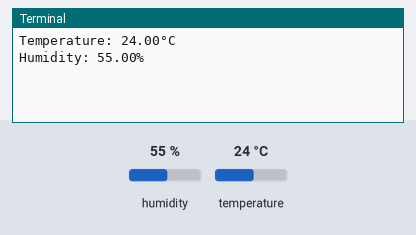
Bench run of a program on a simulated Raspberry Pi (BCM pin numbers). Shown: the last lines printed to the terminal. The inputs (shaded band) are chosen by the test bench; at power-on: humidity 55 %, temperature 24 °C.

Above: at 1.2 s.
1.3 s: humidity set to 22 %
At 4.1 s:
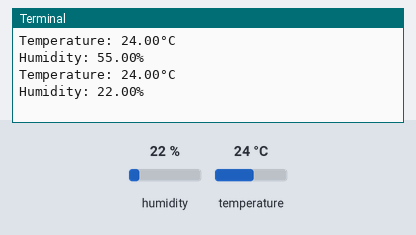
4.7 s: temperature set to 12 °C
At 6.9 s:
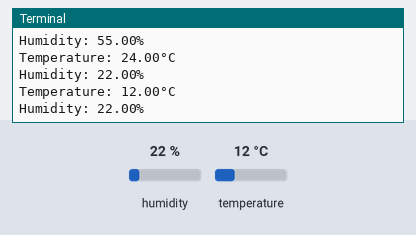
8.1 s: humidity set to 40 %
At 8.6 s:
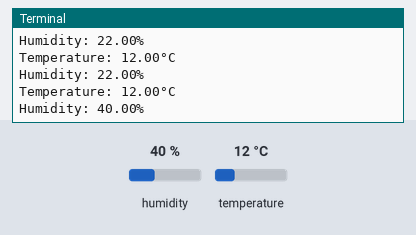
Timing chart, 0 to 11.1 s (numbered marks = the images above; inputs shaded):
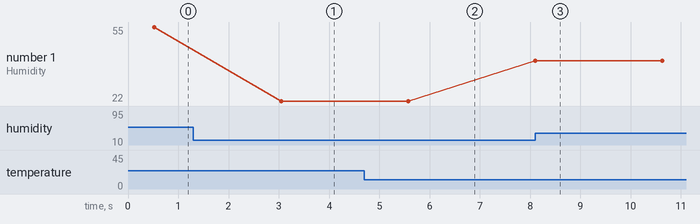

Measured:
- after the input at 1.3 s, the terminal: prints a new line after 1.8 s (image 1)
- after the input at 4.7 s, the terminal: prints a new line after 0.88 s (image 2)
- after the input at 8.1 s, the terminal: prints a new line at once (image 3)
- plotted number 1: 55 → 22 after the input at 1.3 s, 22 → 40 after the input at 8.1 s

The program:

dht22.py
```python
#pip install Adafruit_DHT
#pip show Adafruit_DHT


import Adafruit_DHT
import time

# Set the DHT sensor type (DHT22 or DHT11)
sensor_type = Adafruit_DHT.DHT22

# Set the GPIO pin where the sensor is connected
gpio_pin = 4  # Change this to the actual GPIO pin number

try:
    while True:
        # Read temperature and humidity from the sensor
        humidity, temperature = Adafruit_DHT.read_retry(sensor_type, gpio_pin)

        if humidity is not None and temperature is not None:
            # Print the values
            print(f'Temperature: {temperature:.2f}°C')
            print(f'Humidity: {humidity:.2f}%')
        else:
            print('Failed to retrieve data from the sensor')

        # Delay for a while (in seconds) before the next reading
        time.sleep(2)

except KeyboardInterrupt:
    print('Program terminated by user')
```
